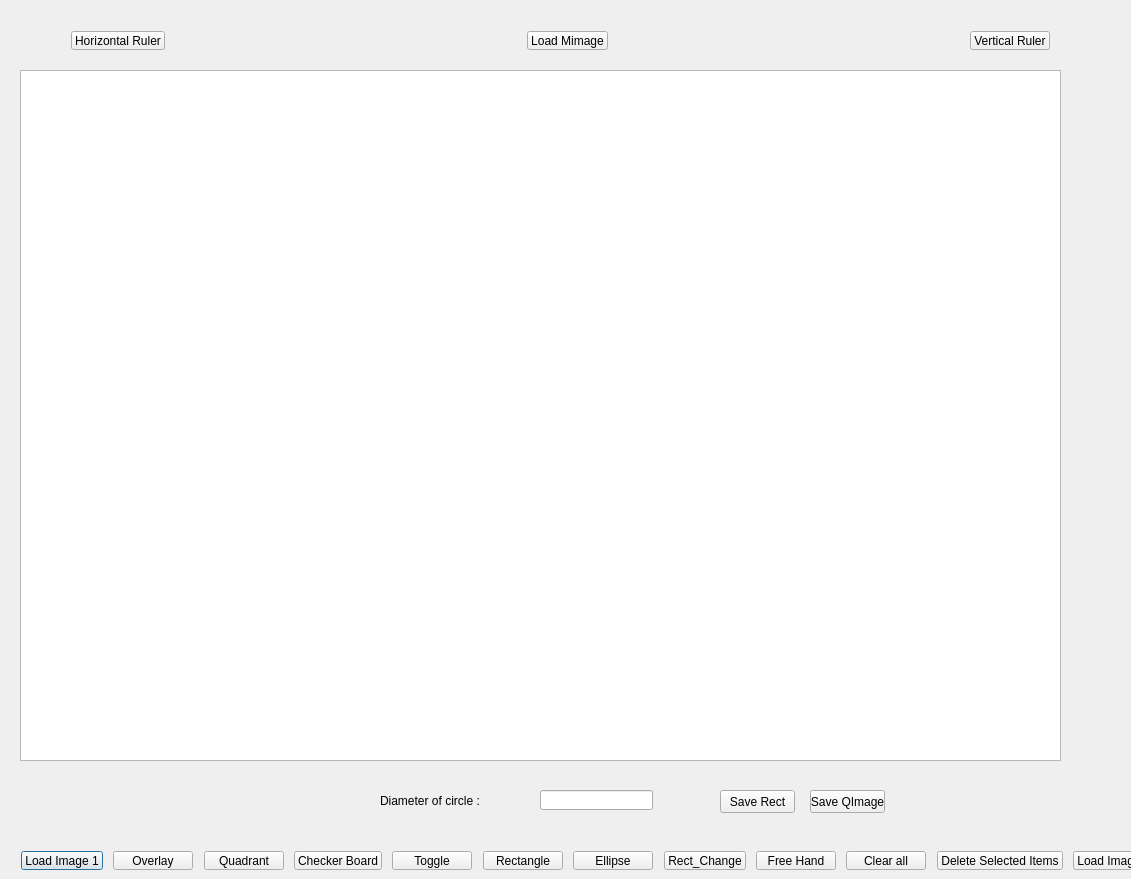
<?xml version="1.0" encoding="UTF-8"?>
<ui version="4.0">
 <class>operation_Img</class>
 <widget class="QDialog" name="operation_Img">
  <property name="geometry">
   <rect>
    <x>0</x>
    <y>0</y>
    <width>1131</width>
    <height>879</height>
   </rect>
  </property>
  <property name="windowTitle">
   <string>operation_Img</string>
  </property>
  <widget class="QGraphicsView" name="graphicsView">
   <property name="geometry">
    <rect>
     <x>20</x>
     <y>70</y>
     <width>1041</width>
     <height>691</height>
    </rect>
   </property>
  </widget>
  <widget class="QWidget" name="layoutWidget">
   <property name="geometry">
    <rect>
     <x>10</x>
     <y>840</y>
     <width>1156</width>
     <height>41</height>
    </rect>
   </property>
   <layout class="QHBoxLayout" name="horizontalLayout">
    <item>
     <widget class="QPushButton" name="PB_LoadImage1">
      <property name="text">
       <string>Load Image 1</string>
      </property>
     </widget>
    </item>
    <item>
     <spacer name="horizontalSpacer">
      <property name="orientation">
       <enum>Qt::Horizontal</enum>
      </property>
      <property name="sizeHint" stdset="0">
       <size>
        <width>40</width>
        <height>20</height>
       </size>
      </property>
     </spacer>
    </item>
    <item>
     <widget class="QPushButton" name="PB_Overlay">
      <property name="text">
       <string>Overlay</string>
      </property>
     </widget>
    </item>
    <item>
     <spacer name="horizontalSpacer_2">
      <property name="orientation">
       <enum>Qt::Horizontal</enum>
      </property>
      <property name="sizeHint" stdset="0">
       <size>
        <width>40</width>
        <height>20</height>
       </size>
      </property>
     </spacer>
    </item>
    <item>
     <widget class="QPushButton" name="PB_Quadrant">
      <property name="text">
       <string>Quadrant</string>
      </property>
     </widget>
    </item>
    <item>
     <spacer name="horizontalSpacer_3">
      <property name="orientation">
       <enum>Qt::Horizontal</enum>
      </property>
      <property name="sizeHint" stdset="0">
       <size>
        <width>40</width>
        <height>20</height>
       </size>
      </property>
     </spacer>
    </item>
    <item>
     <widget class="QPushButton" name="PB_CheckerBoard">
      <property name="text">
       <string>Checker Board</string>
      </property>
     </widget>
    </item>
    <item>
     <spacer name="horizontalSpacer_4">
      <property name="orientation">
       <enum>Qt::Horizontal</enum>
      </property>
      <property name="sizeHint" stdset="0">
       <size>
        <width>40</width>
        <height>20</height>
       </size>
      </property>
     </spacer>
    </item>
    <item>
     <widget class="QPushButton" name="PB_Toggle">
      <property name="text">
       <string>Toggle</string>
      </property>
      <property name="checkable">
       <bool>true</bool>
      </property>
      <property name="checked">
       <bool>false</bool>
      </property>
     </widget>
    </item>
    <item>
     <spacer name="horizontalSpacer_7">
      <property name="orientation">
       <enum>Qt::Horizontal</enum>
      </property>
      <property name="sizeHint" stdset="0">
       <size>
        <width>40</width>
        <height>20</height>
       </size>
      </property>
     </spacer>
    </item>
    <item>
     <widget class="QPushButton" name="PB_Rectangle">
      <property name="text">
       <string>Rectangle</string>
      </property>
     </widget>
    </item>
    <item>
     <spacer name="horizontalSpacer_6">
      <property name="orientation">
       <enum>Qt::Horizontal</enum>
      </property>
      <property name="sizeHint" stdset="0">
       <size>
        <width>40</width>
        <height>20</height>
       </size>
      </property>
     </spacer>
    </item>
    <item>
     <widget class="QPushButton" name="PB_Ellipse">
      <property name="text">
       <string>Ellipse</string>
      </property>
     </widget>
    </item>
    <item>
     <spacer name="horizontalSpacer_11">
      <property name="orientation">
       <enum>Qt::Horizontal</enum>
      </property>
      <property name="sizeHint" stdset="0">
       <size>
        <width>40</width>
        <height>20</height>
       </size>
      </property>
     </spacer>
    </item>
    <item>
     <widget class="QPushButton" name="PB_RectChange">
      <property name="text">
       <string>Rect_Change</string>
      </property>
     </widget>
    </item>
    <item>
     <spacer name="horizontalSpacer_8">
      <property name="orientation">
       <enum>Qt::Horizontal</enum>
      </property>
      <property name="sizeHint" stdset="0">
       <size>
        <width>40</width>
        <height>20</height>
       </size>
      </property>
     </spacer>
    </item>
    <item>
     <widget class="QPushButton" name="PB_FreeHand">
      <property name="text">
       <string>Free Hand</string>
      </property>
     </widget>
    </item>
    <item>
     <spacer name="horizontalSpacer_10">
      <property name="orientation">
       <enum>Qt::Horizontal</enum>
      </property>
      <property name="sizeHint" stdset="0">
       <size>
        <width>40</width>
        <height>20</height>
       </size>
      </property>
     </spacer>
    </item>
    <item>
     <widget class="QPushButton" name="PB_Clearall">
      <property name="text">
       <string>Clear all</string>
      </property>
     </widget>
    </item>
    <item>
     <spacer name="horizontalSpacer_9">
      <property name="orientation">
       <enum>Qt::Horizontal</enum>
      </property>
      <property name="sizeHint" stdset="0">
       <size>
        <width>40</width>
        <height>20</height>
       </size>
      </property>
     </spacer>
    </item>
    <item>
     <widget class="QPushButton" name="PB_Delete">
      <property name="text">
       <string>Delete Selected Items</string>
      </property>
     </widget>
    </item>
    <item>
     <spacer name="horizontalSpacer_5">
      <property name="orientation">
       <enum>Qt::Horizontal</enum>
      </property>
      <property name="sizeHint" stdset="0">
       <size>
        <width>40</width>
        <height>20</height>
       </size>
      </property>
     </spacer>
    </item>
    <item>
     <widget class="QPushButton" name="PB_LoadImage2">
      <property name="text">
       <string>Load Image 2</string>
      </property>
     </widget>
    </item>
   </layout>
  </widget>
  <widget class="QWidget" name="layoutWidget">
   <property name="geometry">
    <rect>
     <x>60</x>
     <y>20</y>
     <width>1001</width>
     <height>41</height>
    </rect>
   </property>
   <layout class="QHBoxLayout" name="horizontalLayout_2">
    <item>
     <widget class="QPushButton" name="PB_HorizRuler">
      <property name="text">
       <string>Horizontal Ruler</string>
      </property>
      <property name="checkable">
       <bool>true</bool>
      </property>
      <property name="checked">
       <bool>false</bool>
      </property>
     </widget>
    </item>
    <item>
     <spacer name="horizontalSpacer_13">
      <property name="orientation">
       <enum>Qt::Horizontal</enum>
      </property>
      <property name="sizeHint" stdset="0">
       <size>
        <width>40</width>
        <height>20</height>
       </size>
      </property>
     </spacer>
    </item>
    <item>
     <widget class="QPushButton" name="PB_Image">
      <property name="text">
       <string>Load Mimage</string>
      </property>
     </widget>
    </item>
    <item>
     <spacer name="horizontalSpacer_12">
      <property name="orientation">
       <enum>Qt::Horizontal</enum>
      </property>
      <property name="sizeHint" stdset="0">
       <size>
        <width>40</width>
        <height>20</height>
       </size>
      </property>
     </spacer>
    </item>
    <item>
     <widget class="QPushButton" name="PB_VertiRuler">
      <property name="text">
       <string>Vertical Ruler</string>
      </property>
      <property name="checkable">
       <bool>true</bool>
      </property>
      <property name="checked">
       <bool>false</bool>
      </property>
     </widget>
    </item>
   </layout>
  </widget>
  <widget class="QWidget" name="widget" native="true">
   <property name="geometry">
    <rect>
     <x>360</x>
     <y>770</y>
     <width>321</width>
     <height>61</height>
    </rect>
   </property>
   <widget class="QLineEdit" name="lineEdit">
    <property name="geometry">
     <rect>
      <x>180</x>
      <y>20</y>
      <width>113</width>
      <height>20</height>
     </rect>
    </property>
   </widget>
   <widget class="QLabel" name="label">
    <property name="geometry">
     <rect>
      <x>20</x>
      <y>20</y>
      <width>111</width>
      <height>21</height>
     </rect>
    </property>
    <property name="text">
     <string>Diameter of circle :</string>
    </property>
   </widget>
  </widget>
  <widget class="QPushButton" name="saveRectitem">
   <property name="geometry">
    <rect>
     <x>720</x>
     <y>790</y>
     <width>75</width>
     <height>23</height>
    </rect>
   </property>
   <property name="text">
    <string>Save Rect</string>
   </property>
  </widget>
  <widget class="QPushButton" name="pushButton">
   <property name="geometry">
    <rect>
     <x>810</x>
     <y>790</y>
     <width>75</width>
     <height>23</height>
    </rect>
   </property>
   <property name="text">
    <string>Save QImage</string>
   </property>
  </widget>
 </widget>
 <layoutdefault spacing="6" margin="11"/>
 <resources/>
 <connections/>
</ui>
